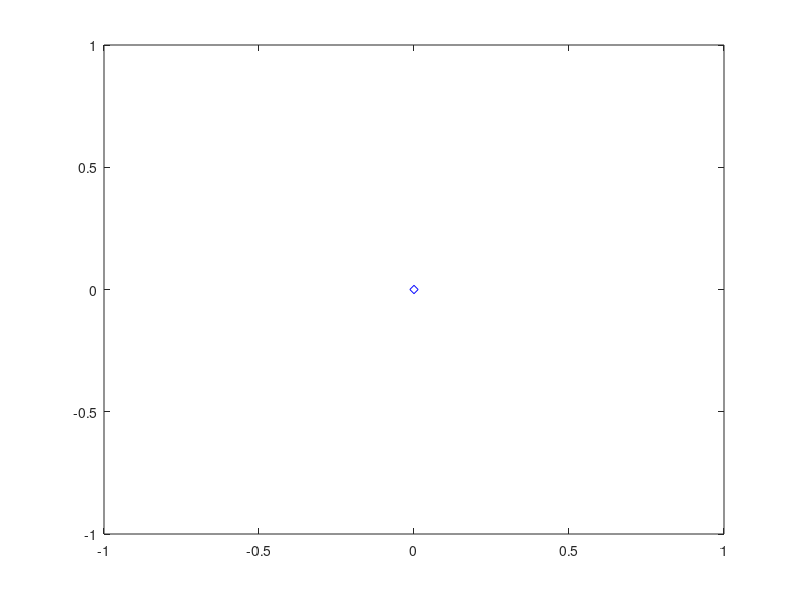

The MATLAB source for this figure: (Note: this script raises an error after producing the figure.)
clear; close all;

load('seeds.mat'); rng(s);

[labels_global, instances_global] = libsvmread('Data/n-gram.data');

S = 100; N = round(size(instances_global, 1) / S); M = 9;
labels = []; instances = [];
accuracy_x = zeros(N + 1, 1); accuracy_y = zeros(N + 1, 1);
accuracy_x(1) = 0; accuracy_y(1) = 0;
params = '-t 0 -c 1 -h 0 -w1 %.3f -w-1 %.3f';
% while all samples not processed
for i = 1 : N
    fprintf('Iteration #%d/%d', i, N);
    
    % pick another 'S' random samples
    if size(instances_global, 1) >= S
        indices = randsample(size(instances_global, 1), S);
    else
        indices = (1: size(instances_global, 1))';
    end
    instances = [instances; instances_global(indices, :);]; %#ok<AGROW>
    labels = [labels; labels_global(indices, :);]; %#ok<AGROW>
    % remove them from the global data
    instances_global(indices, :) = []; labels_global(indices, :) = [];
    
    % measure the cross validation accuracy on data until now
    cv = cvpartition(labels, 'HoldOut', 0.3);
    training = cv.training(1);
    testing = cv.test(1);
    x_training = instances(training, :); y_training = labels(training, :);
    x_testing = instances(testing, :); y_testing = labels(testing, :);
    
    % train the 'M' models
    models = cell(M, 1);
    n = size(x_training, 1);
    m_max = 1;
    w = repmat(1 / n, n, M);
    alpha = zeros(M, 1);
    eps = zeros(M, 1);
    for m = 1 : M
        m_max = m;
        positive = size(y_training, 1) / sum(y_training == 1);
        negative = size(y_training, 1) / sum(y_training == -1);
        models{m} = svmtrain(w(:, m) ./ min(w(:, m)), y_training, x_training, sprintf(params, positive, negative));
        predictions = svmpredict(y_training, x_training, models{m});
        I = (predictions ~= y_training);
        if sum(I) == 0
            eps(m) = 0;
            alpha(m) = max(alpha) + 1;
            break;
        else
            eps(m) = (w(:, m)' * I) / sum(w(:, m));
            alpha(m) = log ( (1 - eps(m)) / eps(m) );
        end
        if m < M
            w(:, m + 1) = w(:, m) .* exp(alpha(m) * I);
        end
    end
    
    % predict on the testing data
    predictions = zeros(size(x_testing, 1), M);
    for m = 1 : m_max
        [predictions(:, m), ~, ~] = svmpredict(y_testing, x_testing, models{m});
    end
    predictions = sign(predictions * alpha);
    
    % get accuracy
    accuracy_x(i + 1) = size(instances, 1);
    accuracy_y(i + 1) = 100 * sum(predictions == y_testing) / size(y_testing, 1);
end

plot(accuracy_x, accuracy_y, 'bd-');
axis([0 size(instances, 1) 0 100]);
legend('Accuracy'); xlabel('Number of instances'); ylabel('Accuracy (%)');
